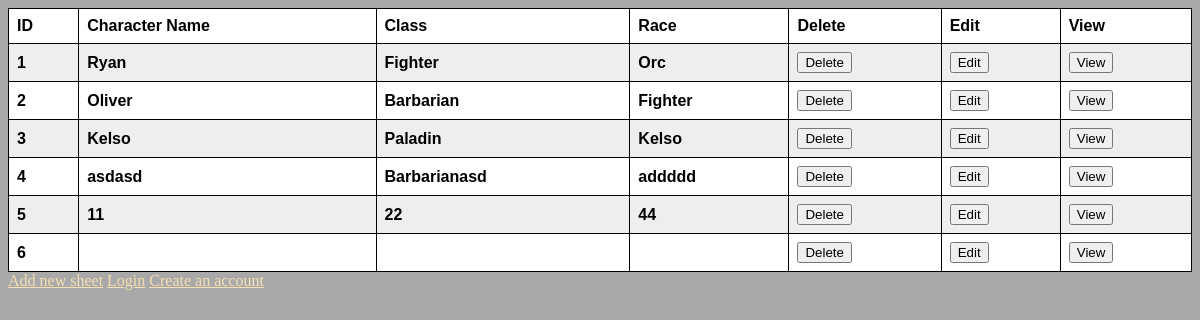
Before: / with the older database file.
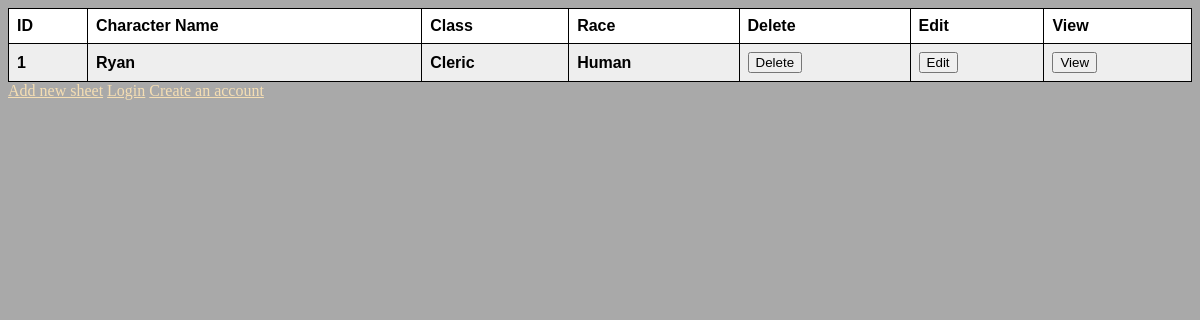
After: the same page with the newer database file.
### charactersheet.py (models this page shows)
class Sheet(db.Model):
    CharID = db.Column(db.Integer, primary_key = True)
    CharacterName = db.Column(db.String)
    CharacterClass = db.Column(db.String)
    Level = db.Column(db.Integer)
    Background = db.Column(db.String)
    Race = db.Column(db.String)
    Alignment = db.Column(db.String(2))

### charactersheet.py (the view)
@app.route('/')
def contents():
    sheets = Sheet.query.all()
    return render_template('contents.html', sheets=sheets)

### templates/contents.html (shortened to what this page needs)
<!DOCTYPE html>
<html lang="en">
<head>
    <link rel="stylesheet" href="{{url_for('static', filename='styles.css')}}">
</head>
<body>
    <table>
        <tr>
            <th><b>ID</b></th>
            <th><b>Character Name</b></th>
            <th><b>Class</b></th>
            <th><b>Race</b></th>
            <th>Delete</th>
            <th>Edit</th>
            <th>View</th>
        </tr>
        {% for item in sheets %}
            <tr>
                <th>{{ item.CharID }}</th>
                <th>{{ item.CharacterName }}</th>
                <th>{{ item.CharacterClass }}</th>
                <th>{{ item.Race }}</th>
                <td>
                    <form action="/delete" method="POST">
                        <input type="submit" value="Delete">
                    </form>
                </td>
                <td>
                    <form action="/edit/{{ item.CharID }}" method="GET">
                        <input type ="submit" value="Edit">
                    </form>
                </td>
                <td>
                    <form action="/view/{{ item.CharID }}" method="GET">
                        <input type="submit" value="View">
                    </form>
                </td>
            </tr>
        {% endfor %}
    </table>
    <a href="/add">Add new sheet</a>
    <a href="/login">Login</a>
    <a href="/createuser">Create an account</a>
</body>
</html>

### static/styles.css (style rules this page uses)
table { font-family: arial, sans-serif; border-collapse: collapse; width: 100%; }
td, th { border: 1px solid #000000; text-align: left; padding: 8px; }
tr:nth-child(even) { background-color: #eeeeee; }
tr:nth-child(odd) { background-color: white; }
body { background-color: darkgrey; }
a { color: wheat; }

Changed rows visible on the page:
removed Sheet: CharID "2", CharacterName "Oliver", CharacterClass "Barbarian", Race "Fighter"
removed Sheet: CharID "3", CharacterName "Kelso", CharacterClass "Paladin", Race "Kelso"
removed Sheet: CharID "4", CharacterName "asdasd", CharacterClass "Barbarianasd", Race "addddd"
removed Sheet: CharID "5", CharacterName "11", CharacterClass "22", Race "44"
removed Sheet: CharID "6"
changed Sheet "Ryan": CharacterClass "Fighter" → "Cleric"; Race "Orc" → "Human"
